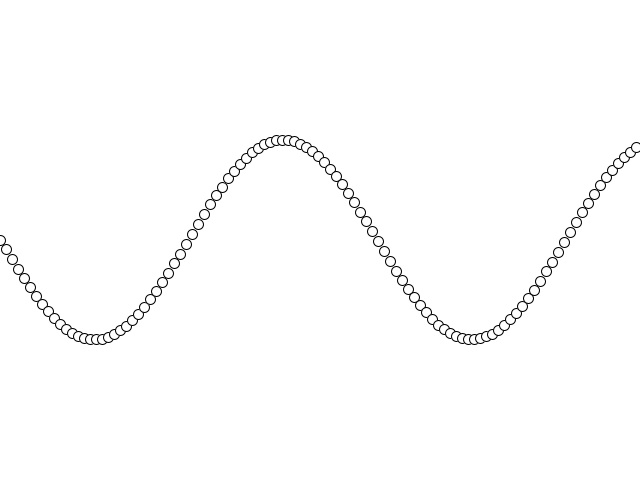
Frame 1 (no input)
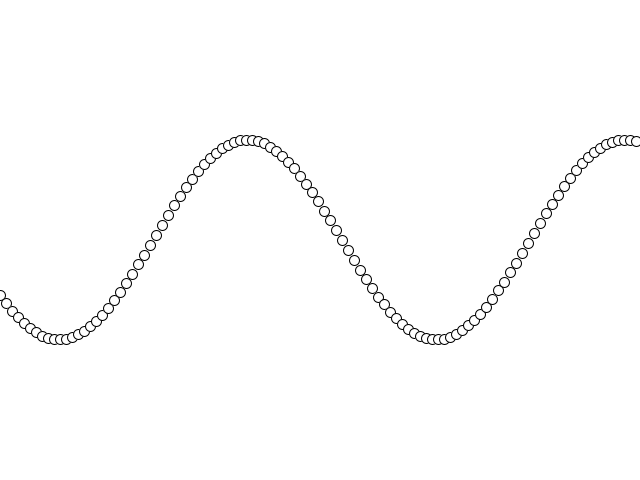
Frame 60 (the mouse pressed at the canvas centre just before this capture)
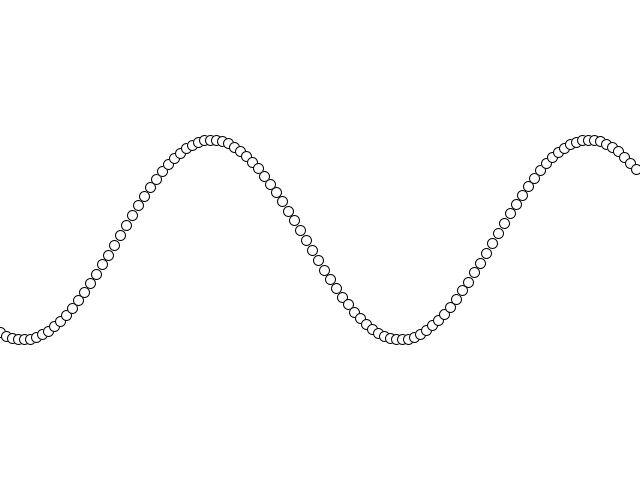
Frame 120 (the mouse held since frame 60 and released just before this capture)

The Processing sketch that drew these frames (run headless with seeded random() and noise(); from frame 60 on, the mouse is pressed at the canvas centre):

// Processing sketch: inclass_oscillation
// ── inclass_oscillation.pde
int steps = 100;

float amp = 100;
float freq = .1;

float angle = 0;
float startAngle;

void setup() {
  size(640, 480);
  //noLoop();
}

void draw() {
  background(255);
  
  /* Oscillation: One Ball
  //float x, y;
  //float osc = sin(angle) * amp;
  //float osc = sin(frameCount * freq) * amp; //freq happens inside the (), amp happens outside
  //x = width/2 + osc; 
  //y = height/2;
  //ellipse(x, y, 40, 40);
  //angle += 1;
  */

  angle = startAngle;
  for (int i=0; i<width; i+=width/steps) {
    float y =  sin(angle) * amp + height/2;
    //y += ( sin(angle*1.2)*70 - cos(angle*3)*120 ) * 1.3;
    //y += sin(freq*cos(angle*3))*amp;
    ellipse(i, y, 10, 10);
    angle += freq;
  }
  startAngle += .01;
}
